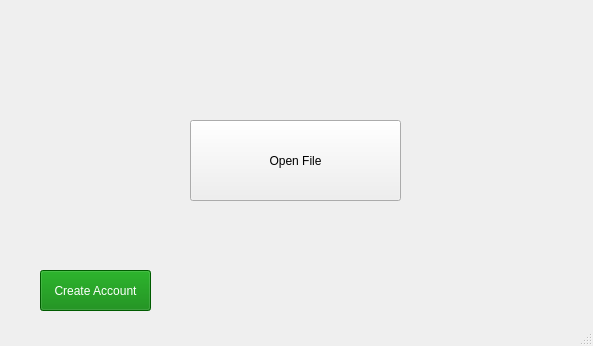
<?xml version="1.0" encoding="UTF-8"?>
<ui version="4.0">
 <class>MainWindow</class>
 <widget class="QMainWindow" name="MainWindow">
  <property name="geometry">
   <rect>
    <x>0</x>
    <y>0</y>
    <width>593</width>
    <height>346</height>
   </rect>
  </property>
  <property name="windowTitle">
   <string>MainWindow</string>
  </property>
  <widget class="QWidget" name="centralwidget">
   <widget class="QPushButton" name="browse_file">
    <property name="geometry">
     <rect>
      <x>190</x>
      <y>120</y>
      <width>211</width>
      <height>81</height>
     </rect>
    </property>
    <property name="text">
     <string>Open File</string>
    </property>
   </widget>
   <widget class="QPushButton" name="exit">
    <property name="geometry">
     <rect>
      <x>40</x>
      <y>270</y>
      <width>111</width>
      <height>41</height>
     </rect>
    </property>
    <property name="palette">
     <palette>
      <active>
       <colorrole role="WindowText">
        <brush brushstyle="SolidPattern">
         <color alpha="255">
          <red>255</red>
          <green>255</green>
          <blue>255</blue>
         </color>
        </brush>
       </colorrole>
       <colorrole role="Button">
        <brush brushstyle="SolidPattern">
         <color alpha="255">
          <red>0</red>
          <green>128</green>
          <blue>0</blue>
         </color>
        </brush>
       </colorrole>
       <colorrole role="Light">
        <brush brushstyle="SolidPattern">
         <color alpha="255">
          <red>255</red>
          <green>105</green>
          <blue>105</blue>
         </color>
        </brush>
       </colorrole>
       <colorrole role="Midlight">
        <brush brushstyle="SolidPattern">
         <color alpha="255">
          <red>247</red>
          <green>52</green>
          <blue>52</blue>
         </color>
        </brush>
       </colorrole>
       <colorrole role="Dark">
        <brush brushstyle="SolidPattern">
         <color alpha="255">
          <red>120</red>
          <green>0</green>
          <blue>0</blue>
         </color>
        </brush>
       </colorrole>
       <colorrole role="Mid">
        <brush brushstyle="SolidPattern">
         <color alpha="255">
          <red>160</red>
          <green>0</green>
          <blue>0</blue>
         </color>
        </brush>
       </colorrole>
       <colorrole role="Text">
        <brush brushstyle="SolidPattern">
         <color alpha="255">
          <red>255</red>
          <green>255</green>
          <blue>255</blue>
         </color>
        </brush>
       </colorrole>
       <colorrole role="BrightText">
        <brush brushstyle="SolidPattern">
         <color alpha="255">
          <red>255</red>
          <green>255</green>
          <blue>255</blue>
         </color>
        </brush>
       </colorrole>
       <colorrole role="ButtonText">
        <brush brushstyle="SolidPattern">
         <color alpha="255">
          <red>255</red>
          <green>255</green>
          <blue>255</blue>
         </color>
        </brush>
       </colorrole>
       <colorrole role="Base">
        <brush brushstyle="SolidPattern">
         <color alpha="255">
          <red>0</red>
          <green>128</green>
          <blue>0</blue>
         </color>
        </brush>
       </colorrole>
       <colorrole role="Window">
        <brush brushstyle="SolidPattern">
         <color alpha="255">
          <red>0</red>
          <green>128</green>
          <blue>0</blue>
         </color>
        </brush>
       </colorrole>
       <colorrole role="Shadow">
        <brush brushstyle="SolidPattern">
         <color alpha="255">
          <red>0</red>
          <green>0</green>
          <blue>0</blue>
         </color>
        </brush>
       </colorrole>
       <colorrole role="AlternateBase">
        <brush brushstyle="SolidPattern">
         <color alpha="255">
          <red>247</red>
          <green>127</green>
          <blue>127</blue>
         </color>
        </brush>
       </colorrole>
       <colorrole role="ToolTipBase">
        <brush brushstyle="SolidPattern">
         <color alpha="255">
          <red>255</red>
          <green>255</green>
          <blue>220</blue>
         </color>
        </brush>
       </colorrole>
       <colorrole role="ToolTipText">
        <brush brushstyle="SolidPattern">
         <color alpha="255">
          <red>0</red>
          <green>0</green>
          <blue>0</blue>
         </color>
        </brush>
       </colorrole>
      </active>
      <inactive>
       <colorrole role="WindowText">
        <brush brushstyle="SolidPattern">
         <color alpha="255">
          <red>255</red>
          <green>255</green>
          <blue>255</blue>
         </color>
        </brush>
       </colorrole>
       <colorrole role="Button">
        <brush brushstyle="SolidPattern">
         <color alpha="255">
          <red>0</red>
          <green>128</green>
          <blue>0</blue>
         </color>
        </brush>
       </colorrole>
       <colorrole role="Light">
        <brush brushstyle="SolidPattern">
         <color alpha="255">
          <red>255</red>
          <green>105</green>
          <blue>105</blue>
         </color>
        </brush>
       </colorrole>
       <colorrole role="Midlight">
        <brush brushstyle="SolidPattern">
         <color alpha="255">
          <red>247</red>
          <green>52</green>
          <blue>52</blue>
         </color>
        </brush>
       </colorrole>
       <colorrole role="Dark">
        <brush brushstyle="SolidPattern">
         <color alpha="255">
          <red>120</red>
          <green>0</green>
          <blue>0</blue>
         </color>
        </brush>
       </colorrole>
       <colorrole role="Mid">
        <brush brushstyle="SolidPattern">
         <color alpha="255">
          <red>160</red>
          <green>0</green>
          <blue>0</blue>
         </color>
        </brush>
       </colorrole>
       <colorrole role="Text">
        <brush brushstyle="SolidPattern">
         <color alpha="255">
          <red>255</red>
          <green>255</green>
          <blue>255</blue>
         </color>
        </brush>
       </colorrole>
       <colorrole role="BrightText">
        <brush brushstyle="SolidPattern">
         <color alpha="255">
          <red>255</red>
          <green>255</green>
          <blue>255</blue>
         </color>
        </brush>
       </colorrole>
       <colorrole role="ButtonText">
        <brush brushstyle="SolidPattern">
         <color alpha="255">
          <red>255</red>
          <green>255</green>
          <blue>255</blue>
         </color>
        </brush>
       </colorrole>
       <colorrole role="Base">
        <brush brushstyle="SolidPattern">
         <color alpha="255">
          <red>0</red>
          <green>128</green>
          <blue>0</blue>
         </color>
        </brush>
       </colorrole>
       <colorrole role="Window">
        <brush brushstyle="SolidPattern">
         <color alpha="255">
          <red>0</red>
          <green>128</green>
          <blue>0</blue>
         </color>
        </brush>
       </colorrole>
       <colorrole role="Shadow">
        <brush brushstyle="SolidPattern">
         <color alpha="255">
          <red>0</red>
          <green>0</green>
          <blue>0</blue>
         </color>
        </brush>
       </colorrole>
       <colorrole role="AlternateBase">
        <brush brushstyle="SolidPattern">
         <color alpha="255">
          <red>247</red>
          <green>127</green>
          <blue>127</blue>
         </color>
        </brush>
       </colorrole>
       <colorrole role="ToolTipBase">
        <brush brushstyle="SolidPattern">
         <color alpha="255">
          <red>255</red>
          <green>255</green>
          <blue>220</blue>
         </color>
        </brush>
       </colorrole>
       <colorrole role="ToolTipText">
        <brush brushstyle="SolidPattern">
         <color alpha="255">
          <red>0</red>
          <green>0</green>
          <blue>0</blue>
         </color>
        </brush>
       </colorrole>
      </inactive>
      <disabled>
       <colorrole role="WindowText">
        <brush brushstyle="SolidPattern">
         <color alpha="255">
          <red>255</red>
          <green>255</green>
          <blue>255</blue>
         </color>
        </brush>
       </colorrole>
       <colorrole role="Button">
        <brush brushstyle="SolidPattern">
         <color alpha="255">
          <red>0</red>
          <green>128</green>
          <blue>0</blue>
         </color>
        </brush>
       </colorrole>
       <colorrole role="Light">
        <brush brushstyle="SolidPattern">
         <color alpha="255">
          <red>255</red>
          <green>105</green>
          <blue>105</blue>
         </color>
        </brush>
       </colorrole>
       <colorrole role="Midlight">
        <brush brushstyle="SolidPattern">
         <color alpha="255">
          <red>247</red>
          <green>52</green>
          <blue>52</blue>
         </color>
        </brush>
       </colorrole>
       <colorrole role="Dark">
        <brush brushstyle="SolidPattern">
         <color alpha="255">
          <red>120</red>
          <green>0</green>
          <blue>0</blue>
         </color>
        </brush>
       </colorrole>
       <colorrole role="Mid">
        <brush brushstyle="SolidPattern">
         <color alpha="255">
          <red>160</red>
          <green>0</green>
          <blue>0</blue>
         </color>
        </brush>
       </colorrole>
       <colorrole role="Text">
        <brush brushstyle="SolidPattern">
         <color alpha="255">
          <red>255</red>
          <green>255</green>
          <blue>255</blue>
         </color>
        </brush>
       </colorrole>
       <colorrole role="BrightText">
        <brush brushstyle="SolidPattern">
         <color alpha="255">
          <red>255</red>
          <green>255</green>
          <blue>255</blue>
         </color>
        </brush>
       </colorrole>
       <colorrole role="ButtonText">
        <brush brushstyle="SolidPattern">
         <color alpha="255">
          <red>255</red>
          <green>255</green>
          <blue>255</blue>
         </color>
        </brush>
       </colorrole>
       <colorrole role="Base">
        <brush brushstyle="SolidPattern">
         <color alpha="255">
          <red>0</red>
          <green>128</green>
          <blue>0</blue>
         </color>
        </brush>
       </colorrole>
       <colorrole role="Window">
        <brush brushstyle="SolidPattern">
         <color alpha="255">
          <red>0</red>
          <green>128</green>
          <blue>0</blue>
         </color>
        </brush>
       </colorrole>
       <colorrole role="Shadow">
        <brush brushstyle="SolidPattern">
         <color alpha="255">
          <red>0</red>
          <green>0</green>
          <blue>0</blue>
         </color>
        </brush>
       </colorrole>
       <colorrole role="AlternateBase">
        <brush brushstyle="SolidPattern">
         <color alpha="255">
          <red>240</red>
          <green>0</green>
          <blue>0</blue>
         </color>
        </brush>
       </colorrole>
       <colorrole role="ToolTipBase">
        <brush brushstyle="SolidPattern">
         <color alpha="255">
          <red>255</red>
          <green>255</green>
          <blue>220</blue>
         </color>
        </brush>
       </colorrole>
       <colorrole role="ToolTipText">
        <brush brushstyle="SolidPattern">
         <color alpha="255">
          <red>0</red>
          <green>0</green>
          <blue>0</blue>
         </color>
        </brush>
       </colorrole>
      </disabled>
     </palette>
    </property>
    <property name="styleSheet">
     <string notr="true">color: #fff;
background-color: green;</string>
    </property>
    <property name="text">
     <string>Create Account</string>
    </property>
   </widget>
  </widget>
  <widget class="QStatusBar" name="statusbar"/>
 </widget>
 <resources/>
 <connections/>
</ui>
